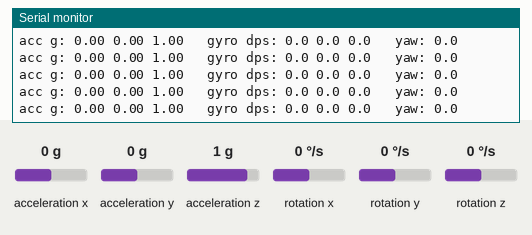
Simulated run of this sketch. Board: Arduino Uno, built with avr-gcc and run on an emulated ATmega328P. Shown: the last lines printed to the serial monitor. Wiring (inferred from the names in the program): MPU-6050 motion sensor at I2C address 0x68. Inputs (shaded band) come from the test bench; at power-on: acceleration x 0 g, acceleration y 0 g, acceleration z 1 g, rotation x 0 °/s, rotation y 0 °/s, rotation z 0 °/s.

Above: at 3.3 s.
3.4 s: acceleration x set to -1.4 g
At 3.54 s:
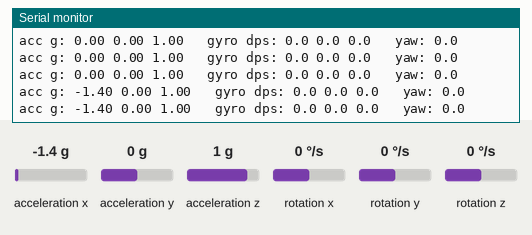
4.9 s: acceleration y set to -1.4 g
At 5.17 s:
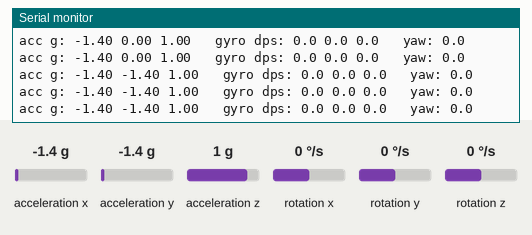
6.4 s: acceleration z set to -1.4 g
At 6.49 s:
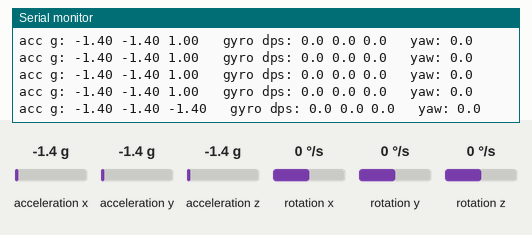
7.9 s: rotation x set to -192 °/s
At 8.0 s:
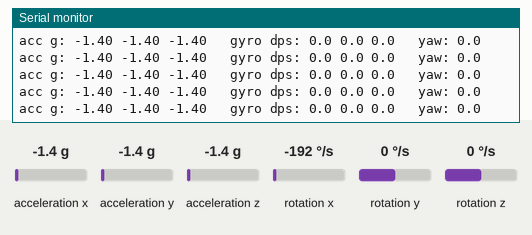
9.4 s: rotation y set to -192 °/s
At 9.42 s:
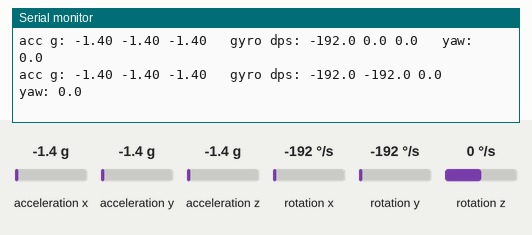

Measured:
- after the input at 3.4 s, the serial monitor: prints a new line at once (image 1)
- after the input at 4.9 s, the serial monitor: prints a new line after 0.06 s (image 2)
- after the input at 6.4 s, the serial monitor: prints a new line after 0.09 s (image 3)
- after the input at 9.4 s, the serial monitor: prints a new line at once (image 5)

The sketch:

IMU_Test.ino
```cpp
/*
  IMU_Test: read the MPU-6050 on the Elegoo shield with an Arduino UNO R4 WiFi. No library, just Wire.

  What it prints 10 times a second (Serial Monitor, 115200 baud):
    acc  = acceleration in g   (lying flat and still: x ~ 0, y ~ 0, z ~ +1 or -1)
    gyro = rotation speed in degrees per second (still: all ~ 0)
    yaw  = heading in degrees since start, made by adding up gyro z over time

  Try it: keep the car still for the 2 s calibration, then turn it by hand 90 degrees on the table.
  Yaw should read about 90 (left turn = positive, the ROS convention) and slowly drift a little.
  That drift is why the Scout design calibrates the gyro bias every time the robot stops.

  Motors are not used here, so USB power alone is enough.
*/

#include <Wire.h>

const uint8_t MPU_ADDR = 0x68;     // the MPU-6050's I2C address (Elegoo uses the default)
const float ACC_PER_G   = 16384.0; // raw counts per 1 g        (default range +-2 g)
const float GYRO_PER_DPS = 131.0;  // raw counts per 1 deg/s    (default range +-250 deg/s)
const float YAW_SIGN = -1.0;       // Elegoo's code flips gyro z (chip orientation on the shield).
                                   // If a LEFT turn gives a NEGATIVE yaw, change this to +1.0.

float gyroZBias = 0;               // what the gyro reads when standing still (measured in setup)
float yaw = 0;                     // heading in degrees
unsigned long lastMicros = 0;

// Write one value into one MPU-6050 register.
void writeReg(uint8_t reg, uint8_t value) {
  Wire.beginTransmission(MPU_ADDR);
  Wire.write(reg);
  Wire.write(value);
  Wire.endTransmission();
}

// Read 'count' bytes starting at register 'reg' into 'buf'. Returns false if the chip didn't answer.
bool readRegs(uint8_t reg, uint8_t *buf, uint8_t count) {
  Wire.beginTransmission(MPU_ADDR);
  Wire.write(reg);
  if (Wire.endTransmission(false) != 0) return false;   // false = keep the bus for the read
  if (Wire.requestFrom(MPU_ADDR, count) != count) return false;
  for (uint8_t i = 0; i < count; i++) buf[i] = Wire.read();
  return true;
}

// The chip sends each value as 2 bytes, high byte first; this joins them into a signed number.
int16_t toInt16(uint8_t high, uint8_t low) { return (int16_t)((high << 8) | low); }

// Read all 14 data bytes at once: accel x,y,z, temperature, gyro x,y,z.
bool readAll(float acc[3], float gyro[3]) {
  uint8_t b[14];
  if (!readRegs(0x3B, b, 14)) return false;
  for (int i = 0; i < 3; i++) {
    acc[i]  = toInt16(b[2 * i], b[2 * i + 1]) / ACC_PER_G;
    gyro[i] = toInt16(b[8 + 2 * i], b[9 + 2 * i]) / GYRO_PER_DPS;
  }
  return true;
}

void setup() {
  Serial.begin(115200);
  while (!Serial && millis() < 3000) {}   // wait up to 3 s for the Serial Monitor
  Wire.begin();

  // 1. Is anyone there? Register 0x75 (WHO_AM_I) holds the chip's ID.
  uint8_t id = 0;
  if (!readRegs(0x75, &id, 1)) {
    Serial.println("No answer from the MPU-6050 at 0x68. Check the shield is seated (SDA/SCL pins).");
    while (true) {}
  }
  Serial.print("WHO_AM_I = 0x"); Serial.println(id, HEX);   // 0x68 on a genuine chip; clones may differ

  // 2. Wake it up: it starts in sleep mode. Register 0x6B (PWR_MGMT_1) = 0 means 'awake'.
  writeReg(0x6B, 0x00);
  delay(100);

  // 3. Calibrate: average gyro z for 2 s while the car stands still.
  Serial.println("Calibrating, keep the car still for 2 s...");
  float acc[3], gyro[3], sum = 0;
  int n = 0;
  unsigned long start = millis();
  while (millis() - start < 2000) {
    if (readAll(acc, gyro)) { sum += gyro[2]; n++; }
    delay(5);
  }
  gyroZBias = sum / n;
  Serial.print("gyro z bias = "); Serial.print(gyroZBias, 3); Serial.println(" deg/s");
  lastMicros = micros();
}

void loop() {
  float acc[3], gyro[3];
  if (!readAll(acc, gyro)) { Serial.println("read failed"); delay(500); return; }

  // Yaw = add up (rotation speed x time since last reading). 'dt' is in seconds.
  unsigned long now = micros();
  float dt = (now - lastMicros) / 1e6;
  lastMicros = now;
  float gz = YAW_SIGN * (gyro[2] - gyroZBias);
  if (fabs(gz) < 0.2) gz = 0;      // ignore tiny noise when still (Elegoo does the same)
  yaw += gz * dt;

  static unsigned long lastPrint = 0;
  if (millis() - lastPrint >= 100) {   // print 10x per second, but integrate on every loop
    lastPrint = millis();
    Serial.print("acc g: ");    Serial.print(acc[0], 2);  Serial.print(" "); Serial.print(acc[1], 2);  Serial.print(" "); Serial.print(acc[2], 2);
    Serial.print("   gyro dps: "); Serial.print(gyro[0], 1); Serial.print(" "); Serial.print(gyro[1], 1); Serial.print(" "); Serial.print(gyro[2], 1);
    Serial.print("   yaw: ");   Serial.println(yaw, 1);
  }
  delay(5);
}
```
